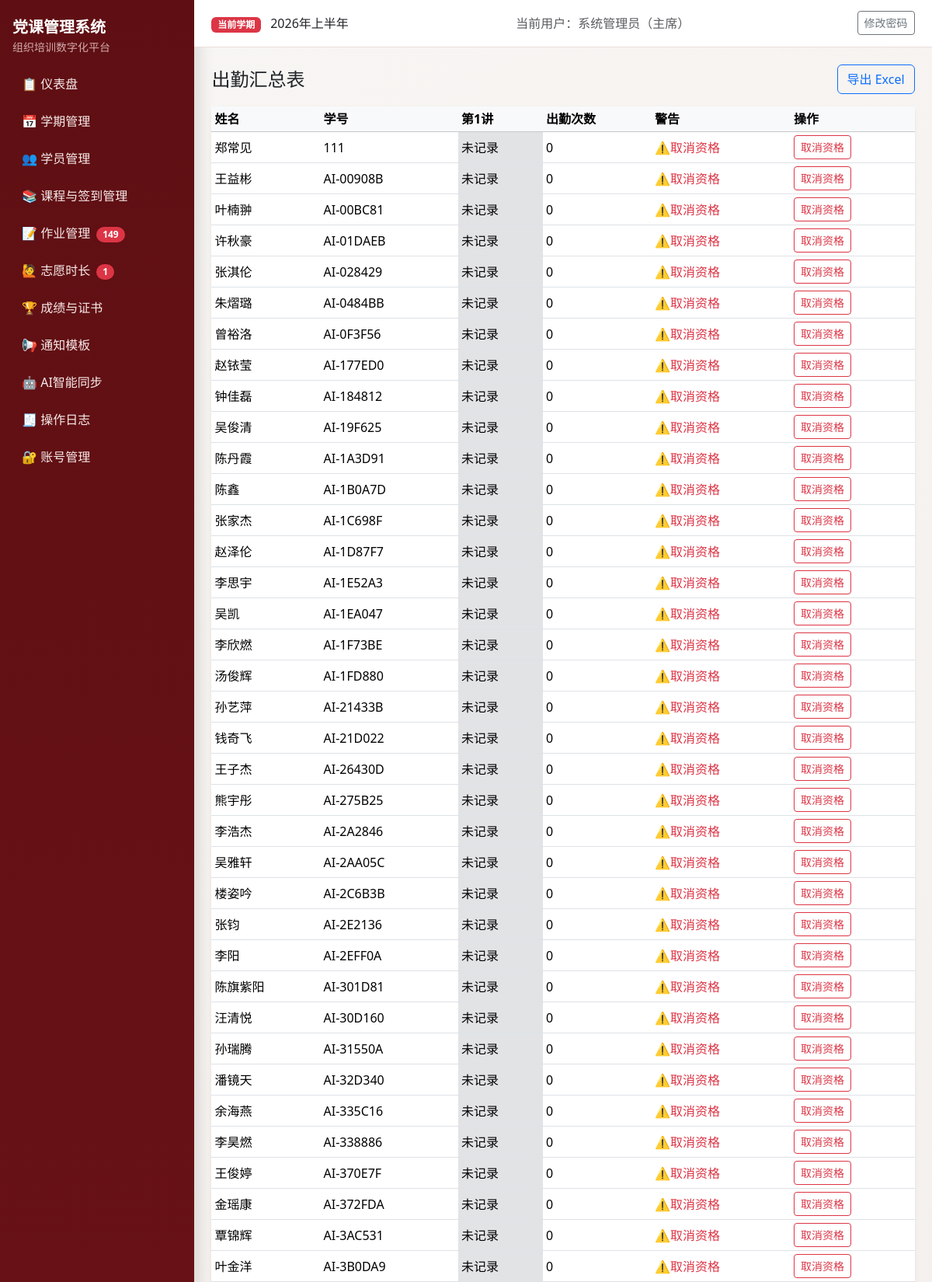
The app's page /attendance/summary (signed in, upper part) with its own data.
### models.py (models this page shows, shortened)
class Semester(db.Model):
    __tablename__ = "semesters"
    id = db.Column(db.Integer, primary_key=True)
    name = db.Column(db.String(100), nullable=False)
    period_code = db.Column(db.String(20), nullable=True)
    period_positive = db.Column(db.String(20), nullable=True)
    period_development = db.Column(db.String(20), nullable=True)
    period_probationary = db.Column(db.String(20), nullable=True)
    year = db.Column(db.Integer, nullable=False)
    status = db.Column(db.String(20), nullable=False, default="active")
    exam_weight = db.Column(db.Integer, nullable=False, default=40)
    attendance_weight = db.Column(db.Integer, nullable=False, default=30)
    assignment_weight = db.Column(db.Integer, nullable=False, default=20)
    volunteer_weight = db.Column(db.Integer, nullable=False, default=10)
    pass_threshold = db.Column(db.Float, nullable=False, default=60.0)
    volunteer_target_hours = db.Column(db.Float, nullable=False, default=0.0)
    min_attendance_sessions = db.Column(db.Integer, nullable=False, default=2)
    created_at = db.Column(db.DateTime, default=datetime.utcnow, nullable=False)
    students = db.relationship("Student", back_populates="semester", cascade="all, delete-orphan")
    course_sessions = db.relationship("CourseSession", back_populates="semester", cascade="all, delete-orphan")
    assignments = db.relationship("Assignment", back_populates="semester", cascade="all, delete-orphan")
    volunteer_records = db.relationship(
        "VolunteerRecord", back_populates="semester", cascade="all, delete-orphan"
    )
    exam_records = db.relationship("ExamRecord", back_populates="semester", cascade="all, delete-orphan")
    final_scores = db.relationship("FinalScore", back_populates="semester", cascade="all, delete-orphan")

class User(UserMixin, db.Model):
    __tablename__ = "users"
    id = db.Column(db.Integer, primary_key=True)
    username = db.Column(db.String(80), unique=True, nullable=False, index=True)
    password_hash = db.Column(db.String(255), nullable=False)
    role = db.Column(db.String(20), nullable=False, default="staff")
    real_name = db.Column(db.String(80), nullable=True)
    created_at = db.Column(db.DateTime, default=datetime.utcnow, nullable=False)

class CourseSession(db.Model):
    __tablename__ = "course_sessions"
    __table_args__ = (
        db.UniqueConstraint("semester_id", "session_number", name="uq_semester_session_number"),
    )
    id = db.Column(db.Integer, primary_key=True)
    semester_id = db.Column(db.Integer, db.ForeignKey("semesters.id"), nullable=False, index=True)
    session_number = db.Column(db.Integer, nullable=False)
    theme = db.Column(db.String(200), nullable=False)
    date = db.Column(db.Date, nullable=False)
    location = db.Column(db.String(200), nullable=True)
    is_online = db.Column(db.Boolean, nullable=False, default=False)
    meeting_link = db.Column(db.String(255), nullable=True)
    lecturer = db.Column(db.String(120), nullable=True)
    notes = db.Column(db.Text, nullable=True)
    semester = db.relationship("Semester", back_populates="course_sessions")
    attendances = db.relationship("Attendance", back_populates="session", cascade="all, delete-orphan")
    assignments = db.relationship("Assignment", back_populates="session", cascade="all")

class Student(db.Model):
    __tablename__ = "students"
    __table_args__ = (
        db.UniqueConstraint("semester_id", "student_id", "stage", name="uq_student_semester_student_stage"),
    )
    id = db.Column(db.Integer, primary_key=True)
    semester_id = db.Column(db.Integer, db.ForeignKey("semesters.id"), nullable=False, index=True)
    name = db.Column(db.String(80), nullable=False)
    student_id = db.Column(db.String(50), nullable=False)
    department = db.Column(db.String(120), nullable=True)
    stage = db.Column(db.String(20), nullable=False)
    contact = db.Column(db.String(120), nullable=True)
    group_number = db.Column(db.Integer, nullable=True)
    is_group_leader = db.Column(db.Boolean, nullable=False, default=False)
    status = db.Column(db.String(20), nullable=False, default="在读")
    disqualified_reason = db.Column(db.String(255), nullable=True)
    semester = db.relationship("Semester", back_populates="students")
    attendances = db.relationship("Attendance", back_populates="student", cascade="all, delete-orphan")
    assignments = db.relationship("Assignment", back_populates="student", cascade="all, delete-orphan")
    volunteer_records = db.relationship(
        "VolunteerRecord", back_populates="student", cascade="all, delete-orphan"
    )
    exam_records = db.relationship("ExamRecord", back_populates="student", cascade="all, delete-orphan")
    final_scores = db.relationship("FinalScore", back_populates="student", cascade="all, delete-orphan")

### blueprints/attendance.py (the view, shortened to what this page needs)
@attendance_bp.route("/summary")
@login_required
def attendance_summary():
	semester = _current_semester()
	if not semester:
		flash("请先激活学期。", "warning")
		return redirect(url_for("semester_bp.list_semesters"))
	sessions = CourseSession.query.filter_by(semester_id=semester.id).order_by(CourseSession.session_number.asc()).all()
	students = Student.query.filter_by(semester_id=semester.id).order_by(Student.student_id.asc()).all()
	recs = Attendance.query.join(Student, Attendance.student_id == Student.id).filter(Student.semester_id == semester.id).all()
	map_status = {(r.student_id, r.session_id): r.status for r in recs}
	table_rows = []
	for stu in students:
		statuses = []
		valid_count = 0
		for sess in sessions:
			s = map_status.get((stu.id, sess.id), "未记录")
			statuses.append(s)
			if s in ["到场", "线上"]:
				valid_count += 1
		table_rows.append({"student": stu, "statuses": statuses, "valid_count": valid_count, "warn": valid_count < semester.min_attendance_sessions})
	return render_template("attendance/summary.html", sessions=sessions, table_rows=table_rows, semester=semester)

### authz.py (called while the page is built)
def normalize_role(role: str | None) -> str:
    value = (role or "staff").strip().lower()
    if value not in ROLE_LABELS:
        return "staff"
    return value

def role_label(role: str | None) -> str:
    return ROLE_LABELS.get(normalize_role(role), "干事")

def can_view_logs(role: str | None) -> bool:
    return normalize_role(role) in {"admin", "minister"}

def can_manage_accounts(role: str | None) -> bool:
    return normalize_role(role) == "admin"

def can_edit_notification_templates(role: str | None) -> bool:
    return normalize_role(role) in {"admin", "minister"}

### blueprints/attendance.py (called while the page is built)
def _current_semester():
	return Semester.query.filter_by(status="active").order_by(Semester.id.desc()).first()

### templates/attendance/summary.html (shortened to what this page needs)
{% extends "base.html" %}
{% block content %}
<div class="d-flex justify-content-between align-items-center mb-3">
  <h1 class="h4 mb-0">出勤汇总表</h1>
  <a class="btn btn-outline-primary" href="{{ url_for('attendance_bp.attendance_summary', export=1) }}">导出 Excel</a>
</div>
<div class="card border-0 shadow-sm">
  <div class="table-responsive">
    <table class="table table-sm align-middle mb-0">
      <thead class="table-light"><tr><th>姓名</th><th>学号</th>{% for s in sessions %}<th>第{{ s.session_number }}讲</th>{% endfor %}<th>出勤次数</th><th>警告</th><th>操作</th></tr></thead>
      <tbody>
      {% for row in table_rows %}
      <tr>
        <td>{{ row.student.name }}</td>
        <td>{{ row.student.student_id }}</td>
        {% for st in row.statuses %}
          {% set cls = 'bg-secondary-subtle' %}
          {% if st in ['到场','线上'] %}{% set cls = 'bg-success-subtle' %}{% elif st == '请假' %}{% set cls = 'bg-warning-subtle' %}{% elif st == '缺席' %}{% set cls = 'bg-danger-subtle' %}{% endif %}
          <td class="{{ cls }}">{{ st }}</td>
        {% endfor %}
        <td>{{ row.valid_count }}</td>
        <td>{% if row.warn %}<span class="text-danger">⚠️取消资格</span>{% endif %}</td>
        <td>
          {% if row.warn and row.student.status != '取消资格' %}
          <form method="post" action="{{ url_for('attendance_bp.disqualify_student', student_id=row.student.id) }}" onsubmit="const reason = prompt('请输入取消资格原因'); if (!reason) return false; this.reason.value = reason; return true;">
            <button class="btn btn-sm btn-outline-danger">取消资格</button>
          </form>
          {% else %}
            -
          {% endif %}
        </td>
      </tr>
      {% endfor %}
      </tbody>
    </table>
  </div>
</div>
{% endblock %}

### templates/base.html (shortened to what this page needs)
<!doctype html>
<html lang="zh-CN">
<head>
  <link href="https://cdn.jsdelivr.net/npm/bootstrap@5.3.3/dist/css/bootstrap.min.css" rel="stylesheet">
</head>
<body>
  {% if current_user.is_authenticated %}
  <div class="layout">
    <aside class="sidebar d-flex flex-column">
      <div class="mb-3">
        <div class="fw-bold fs-5 text-white">党课管理系统</div>
        <div class="small opacity-75">组织培训数字化平台</div>
      </div>
      <nav class="nav flex-column mb-3">
        <a class="nav-link" href="{{ url_for('auth_bp.dashboard') }}">📋 仪表盘</a>
        <a class="nav-link" href="{{ url_for('semester_bp.list_semesters') }}">📅 学期管理</a>
        <a class="nav-link" href="{{ url_for('students_bp.list_students') }}">👥 学员管理</a>
        <a class="nav-link" href="{{ url_for('courses_bp.list_courses') }}">📚 课程与签到管理</a>
        <a class="nav-link" href="{{ url_for('assignments_bp.assignments_overview') }}">📝 作业管理
          {% if pending_assignment_students > 0 %}
            <span class="badge rounded-pill text-bg-danger ms-1">{{ pending_assignment_students }}</span>
          {% endif %}
        </a>
        <a class="nav-link" href="{{ url_for('volunteers_bp.volunteer_overview') }}">🙋 志愿时长
          {% if pending_volunteer_records > 0 %}
            <span class="badge rounded-pill text-bg-danger ms-1">{{ pending_volunteer_records }}</span>
          {% endif %}
        </a>
        <a class="nav-link" href="{{ url_for('scores_bp.result_overview') }}">🏆 成绩与证书</a>
        <a class="nav-link" href="{{ url_for('notifications_bp.template_list') }}">📢 通知模板</a>
        <a class="nav-link" href="{{ url_for('ai_tools_bp.index') }}">🤖 AI智能同步</a>
        {% if can_view_logs %}
        <a class="nav-link" href="{{ url_for('auth_bp.operation_logs') }}">🧾 操作日志</a>
        {% endif %}
        {% if can_manage_accounts %}
        <a class="nav-link" href="{{ url_for('auth_bp.account_list') }}">🔐 账号管理</a>
        {% endif %}
      </nav>
    </aside>
    <div class="content-wrap">
      <header class="topbar">
        <div>
          <span class="badge text-bg-danger">当前学期</span>
          <span class="ms-2">{{ current_semester.name if current_semester else '未设置激活学期' }}</span>
        </div>
        <div class="text-muted">当前用户：{{ current_user.real_name or current_user.username }}（{{ current_user_role_label }}）</div>
        <div>
          <a class="btn btn-sm btn-outline-secondary" href="{{ url_for('auth_bp.change_password') }}">修改密码</a>
        </div>
      </header>
      <main class="page-content">
        {% block content %}{% endblock %}
      </main>
    </div>
  </div>
  {% else %}
    {% block auth_content %}{% endblock %}
  {% endif %}
</body>
</html>

### templates/base.html (style rules this page uses)
:root { --pc-primary: #9f1d22; --pc-primary-dark: #7f1519; --pc-sidebar-bg: #5f0f13; --pc-sidebar-text: #f6dddd; --pc-bg: #f8f6f4; --pc-card: #ffffff; }
body { background: linear-gradient(135deg, #f8f6f4 0%, #efe7e3 100%); min-height: 100vh; }
.layout { display: flex; min-height: 100vh; }
.sidebar { width: 250px; background: linear-gradient(180deg, var(--pc-sidebar-bg), #7d181d); color: var(--pc-sidebar-text); position: fixed; top: 0; left: 0; bottom: 0; padding: 1.25rem 1rem; box-shadow: 6px 0 20px rgba(0, 0, 0, 0.12); }
.sidebar .nav-link { color: #f8eaea; border-radius: 10px; margin-bottom: 0.4rem; padding: 0.55rem 0.75rem; }
.content-wrap { margin-left: 250px; width: calc(100% - 250px); }
.topbar { background: var(--pc-card); border-bottom: 1px solid #eadfda; padding: 0.9rem 1.4rem; display: flex; justify-content: space-between; align-items: center; position: sticky; top: 0; z-index: 5; }
.page-content { padding: 1.4rem; }

### records on screen
Semester: name "2026年上半年"
User: real_name "系统管理员"
CourseSession: session_number "1"
Student: student.name "郑常见", student.student_id "111"
Student: student.name "王益彬", student.student_id "AI-00908B"
Student: student.name "叶楠翀", student.student_id "AI-00BC81"
Student: student.name "许秋豪", student.student_id "AI-01DAEB"
Student: student.name "张淇伦", student.student_id "AI-028429"
Student: student.name "朱熠璐", student.student_id "AI-0484BB"
Student: student.name "曾裕洛", student.student_id "AI-0F3F56"
Student: student.name "赵铱莹", student.student_id "AI-177ED0"
Student: student.name "钟佳磊", student.student_id "AI-184812"
Student: student.name "吴俊清", student.student_id "AI-19F625"
Student: student.name "陈丹霞", student.student_id "AI-1A3D91"
Student: student.name "陈鑫", student.student_id "AI-1B0A7D"
Student: student.name "张家杰", student.student_id "AI-1C698F"
Student: student.name "赵泽伦", student.student_id "AI-1D87F7"
Student: student.name "李思宇", student.student_id "AI-1E52A3"
Student: student.name "吴凯", student.student_id "AI-1EA047"
Student: student.name "李欣燃", student.student_id "AI-1F73BE"
Student: student.name "汤俊辉", student.student_id "AI-1FD880"
Student: student.name "孙艺萍", student.student_id "AI-21433B"
Student: student.name "钱奇飞", student.student_id "AI-21D022"
Student: student.name "王子杰", student.student_id "AI-26430D"
Student: student.name "熊宇彤", student.student_id "AI-275B25"
Student: student.name "李浩杰", student.student_id "AI-2A2846"
Student: student.name "吴雅轩", student.student_id "AI-2AA05C"
Student: student.name "楼姿吟", student.student_id "AI-2C6B3B"
Student: student.name "张钧", student.student_id "AI-2E2136"
Student: student.name "李阳", student.student_id "AI-2EFF0A"
Student: student.name "陈旗紫阳", student.student_id "AI-301D81"
Student: student.name "汪清悦", student.student_id "AI-30D160"
Student: student.name "孙瑞腾", student.student_id "AI-31550A"
Student: student.name "潘镜天", student.student_id "AI-32D340"
Student: student.name "余海燕", student.student_id "AI-335C16"
Student: student.name "李昊燃", student.student_id "AI-338886"
Student: student.name "王俊婷", student.student_id "AI-370E7F"
Student: student.name "金瑶康", student.student_id "AI-372FDA"
Student: student.name "覃锦辉", student.student_id "AI-3AC531"
Student: student.name "叶金洋", student.student_id "AI-3B0DA9"

### other values on screen
{{ pending_assignment_students }} "149"
{{ pending_volunteer_records }} "1"
{{ current_user_role_label }} "主席"
{{ st }} "未记录" "未记录" "未记录" "未记录" "未记录" "未记录" "未记录" "未记录" "未记录" "未记录" "未记录" "未记录" "未记录" "未记录" "未记录" "未记录" "未记录" "未记录" "未记录" "未记录" "未记录" "未记录" "未记录" "未记录" "未记录" "未记录" "未记录" "未记录" "未记录" "未记录" "未记录" "未记录" "未记录" "未记录" "未记录" "未记录" "未记录"
{{ row.valid_count }} "0" "0" "0" "0" "0" "0" "0" "0" "0" "0" "0" "0" "0" "0" "0" "0" "0" "0" "0" "0" "0" "0" "0" "0" "0" "0" "0" "0" "0" "0" "0" "0" "0" "0" "0" "0" "0"
